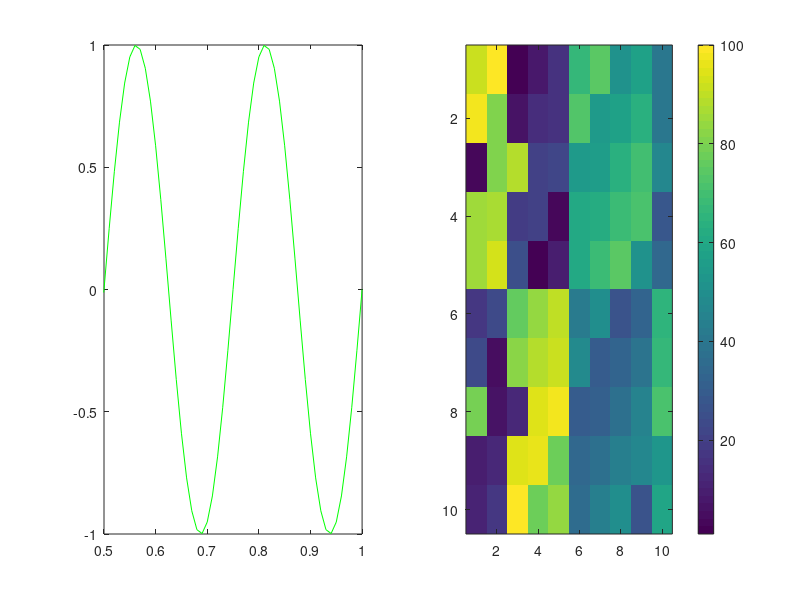

Reproduce this figure in MATLAB.
t = [0:0.01:1];
size(t)

y1 = sin(2*pi*4*t);



y2 = cos(2*pi*4*t)

% plot(t, y2);

print -dpng 'testPlot.png'


% separate figures

% figure(1); plot(t,y1, 'g')
% figure(2); plot(t,y2 'b')


subplot(1,2,1);
plot(t,y1, 'g')
axis([0.5 1 -1 1])

subplot(1,2,2);
% visualize matrix
A = magic(10)

imagesc(A), colorbar